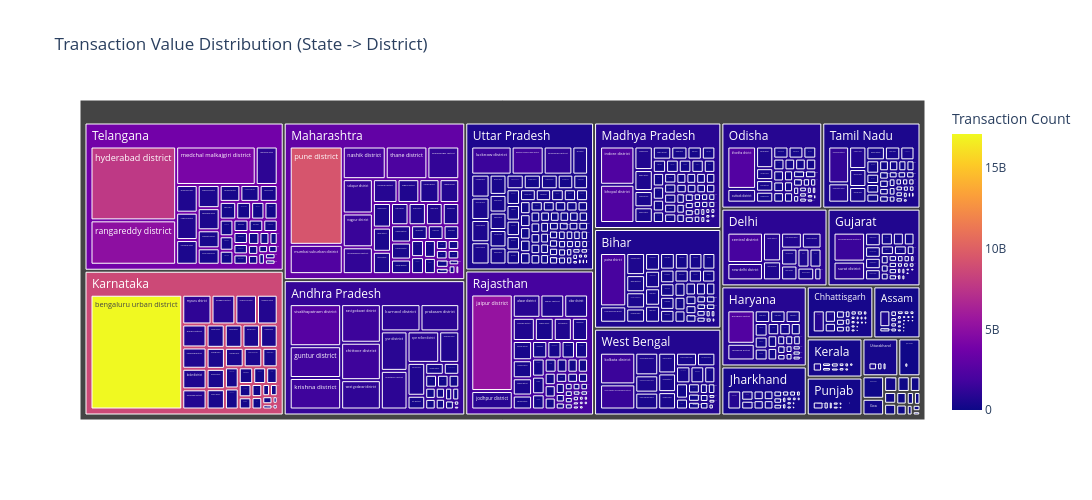

The notebook cell this image was saved under:
### Markdown cell above
#### Chart - 7 - Geographical Insights: Market Landscape (Top state and District wise)

### Code cell
# Chart - 5 visualization code
mar_exp=df_map_trans.groupby(['state','district']).agg({'transaction_count':'sum','transaction_amount':'sum'})
filtered_df=mar_exp.sort_values(by='transaction_count',ascending=False).reset_index()
fig = px.treemap(filtered_df, 
                         path=['state', 'district'], 
                         values='transaction_amount',
                         title='Transaction Value Distribution (State -> District)',
                         labels={'transaction_count': 'Transaction Count', 'state': 'State', 'district': 'District','transaction_amount': 'Transaction Value (₹)'},
                         color='transaction_count',hover_data=['transaction_count'])
fig.update_layout(xaxis=dict(tickmode='linear', dtick=1),width=1400,height=500)
fig.show()
print('-'*80)
print('Top 5 Performing Districts')
print('-'*80)
print(filtered_df.head(5))
print('-'*80)
print('Top 5 lower Districts')
print('-'*80)
print(filtered_df.tail(5))
print('-'*80)
print("Highest Transaction Value:", f"{filtered_df['state'].iloc[0]} = {filtered_df['transaction_amount'].iloc[0]:,}")
print(f"Total Transactions: {filtered_df['transaction_count'].iloc[0]:,}")
print('-'*80)
print("**Insight:** The Treemap identifies which districts contribute most to a state's revenue. Large areas indicate high transaction volume.")

### Figure 1 — Plotly figure (JSON) as saved in the notebook; plotly's stock layout.template omitted (floating-point values rounded to 4 significant figures; data arrays with more than 128 entries replaced by an {"elided": "..."} marker saying what was removed)
{"data": [{"branchvalues": "total", "customdata": {"elided": "888x2 float values"}, "domain": {"x": [0, 1], "y": [0, 1]}, "hovertemplate": "labels=%{label}<br>Transaction Value (₹)=%{value}<br>parent=%{parent}<br>id=%{id}<br>Transaction Count=%{color}<extra></extra>", "ids": {"elided": "888 str values"}, "labels": {"elided": "888 str values"}, "marker": {"coloraxis": "coloraxis", "colors": {"elided": "888 float values"}}, "name": "", "parents": {"elided": "888 str values"}, "type": "treemap", "values": {"elided": "888 int values"}}], "layout": {"coloraxis": {"colorbar": {"title": {"text": "Transaction Count"}}, "colorscale": [[0, "#0d0887"], [0.1111, "#46039f"], [0.2222, "#7201a8"], [0.3333, "#9c179e"], [0.4444, "#bd3786"], [0.5556, "#d8576b"], [0.6667, "#ed7953"], [0.7778, "#fb9f3a"], [0.8889, "#fdca26"], [1, "#f0f921"]]}, "height": 500, "legend": {"tracegroupgap": 0}, "title": {"text": "Transaction Value Distribution (State -> District)"}, "width": 1400, "xaxis": {"dtick": 1, "tickmode": "linear"}}}
